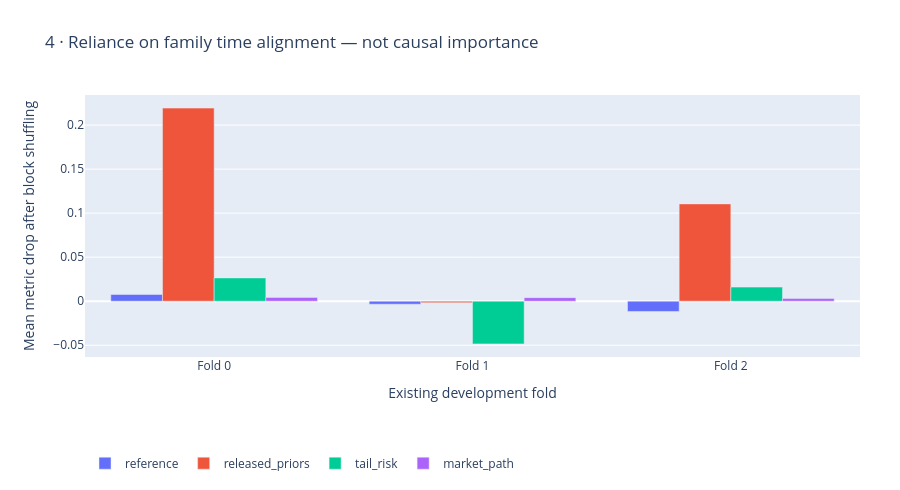

Notebook source saved alongside this figure:
### Markdown cell above
## Family time-alignment reliance

### Code cell
figures[3].show()

### Figure 1 — Plotly figure (JSON) as saved in the notebook; plotly's stock layout.template omitted (floating-point values rounded to 4 significant figures)
{"data": [{"name": "reference", "type": "bar", "x": ["Fold 0", "Fold 1", "Fold 2"], "y": [0.007658, -0.003436, -0.01166]}, {"name": "released_priors", "type": "bar", "x": ["Fold 0", "Fold 1", "Fold 2"], "y": [0.2193, -0.001671, 0.1105]}, {"name": "tail_risk", "type": "bar", "x": ["Fold 0", "Fold 1", "Fold 2"], "y": [0.02644, -0.04851, 0.01598]}, {"name": "market_path", "type": "bar", "x": ["Fold 0", "Fold 1", "Fold 2"], "y": [0.004331, 0.004039, 0.002996]}], "layout": {"barmode": "group", "height": 490, "legend": {"orientation": "h", "y": -0.35}, "margin": {"b": 130, "l": 85, "r": 40, "t": 95}, "title": {"text": "4 · Reliance on family time alignment — not causal importance"}, "xaxis": {"title": {"text": "Existing development fold"}}, "yaxis": {"title": {"text": "Mean metric drop after block shuffling"}}}}
